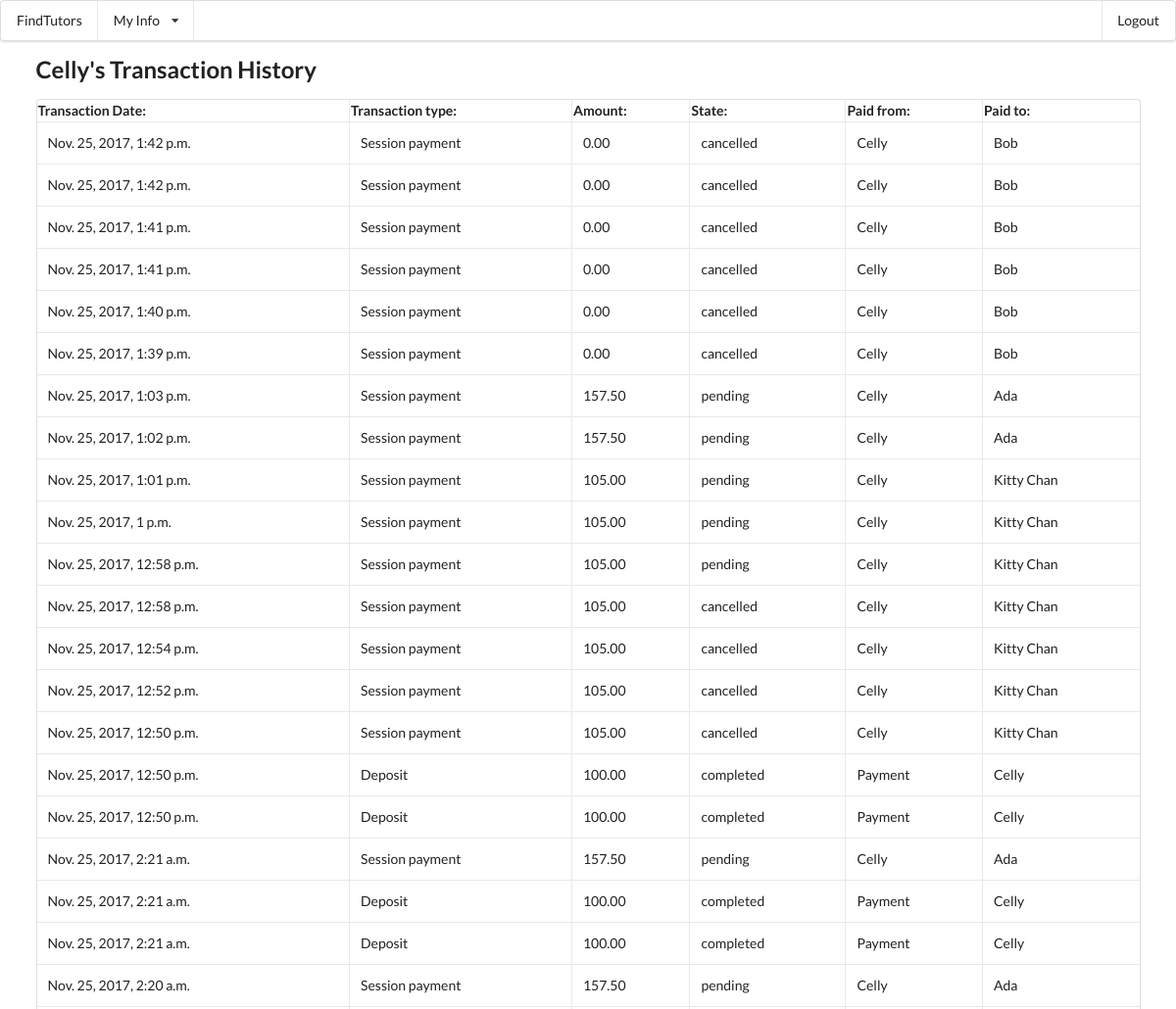
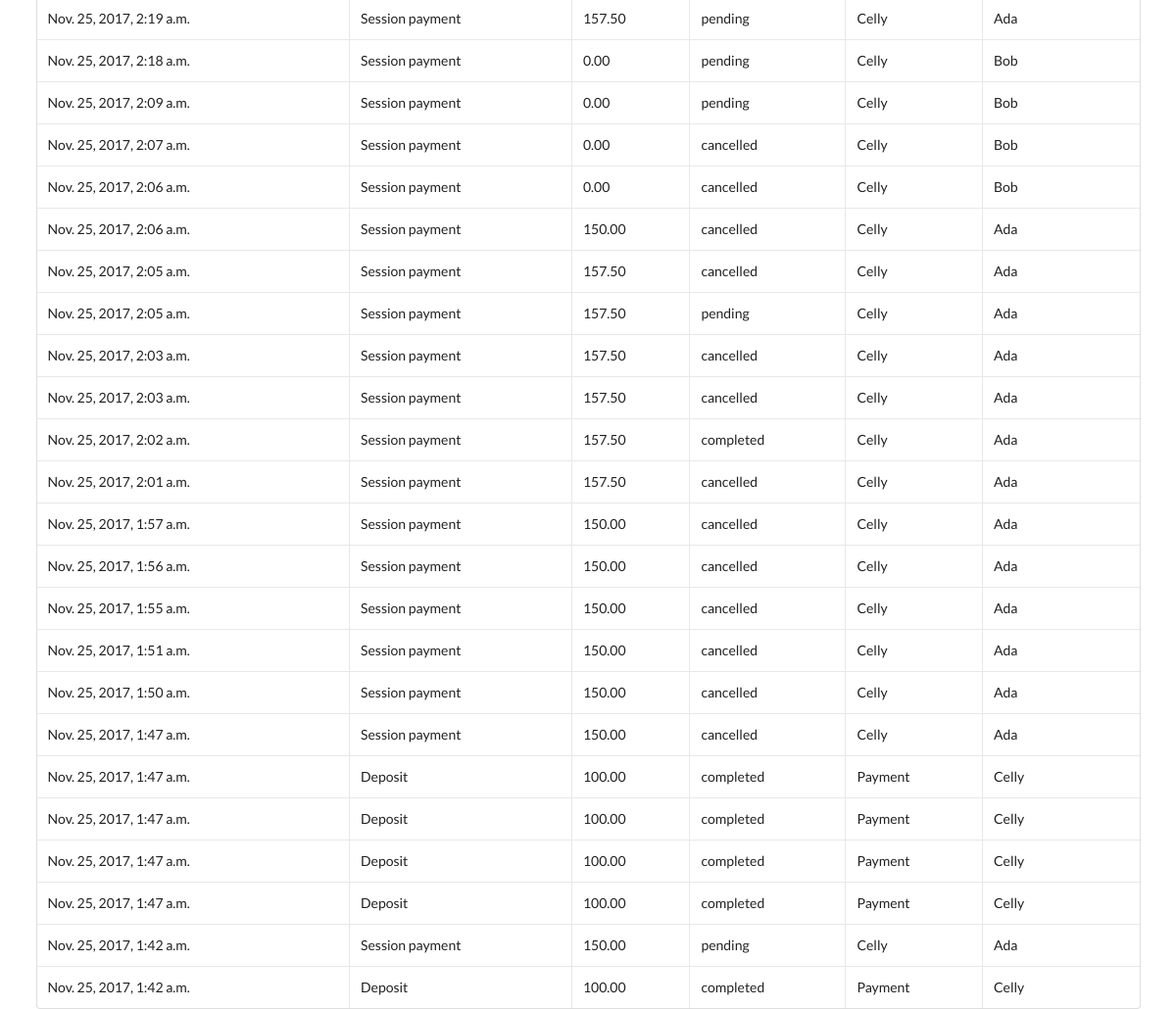
The app's page /main/viewTransaction (signed in) with its own data (2 pictures, top to bottom).
### mainApp/models.py (models this page shows, shortened)
class Transaction(models.Model):
	amount=models.DecimalField(max_digits=7, decimal_places=2,default=0)
	create_date=models.DateTimeField(auto_now_add=True)
	state=models.CharField(max_length=10,default='pending')#pending/completed/cancelled
	involved_session=models.OneToOneField(Session,null=True)
	payment_student=models.ForeignKey(Student)
	payment_tutor=models.ForeignKey(Tutor)

class Student(models.Model):
	user = models.OneToOneField(User, on_delete=models.CASCADE)
	phoneNumber=models.CharField(max_length=10)
	photo_url=models.CharField(max_length=30)
	def __str__ (self):
		return self.user.first_name

class Tutor(models.Model):
	phoneNumber=models.CharField(max_length=10)
	photo_url=models.CharField(max_length=30)
	user = models.OneToOneField(User, on_delete=models.CASCADE)
	tutor_type=models.CharField(max_length=8,default="Private")#Contract/Private
	university=models.CharField(max_length=60)
	teach_course_code=models.ManyToManyField(SubjectCode)
	subject_tag=models.CharField(max_length=60)
	hourly_rate=models.IntegerField(default=100)
	introduction=models.TextField(default="I love programming")
	activated=models.BooleanField(default=True)#profiles show to public or not
	avg_review=models.IntegerField(default=-1)
	def __str__ (self):
		return self.user.first_name

### mainApp/views_account.py (the view)
@login_required
def viewTransaction(request):
	name=request.user.first_name
	wallet=request.user.student.wallet
	return render(request, 'mainApp/viewTransaction.html', {'name': name,'transactions':wallet.transactions.filter(create_date__lte=datetime.now(timezone.utc)+timedelta(days=30)).order_by("-create_date") if wallet.transactions.count()>0 else None})

### mainApp/templates/mainApp/viewTransaction.html (shortened to what this page needs)
{% extends "mainApp/base.html" %}
{% block content %}
<h2>{{name}}'s Transaction History</h2>
{% if transactions %}
<table cellspacing="20" class="ui celled table">
	<tr>
		<th>
			Transaction Date:
		</th>
		<th>
			Transaction type:
		</th>
		<th>
			Amount:
		</th>
		<th>
			State:
		</th>
		<th>
			Paid from:
		</th>
		<th>
			Paid to:
		</th>
	</tr>
	{% for trans in transactions %}
	<tr>
		<td>
			<p>{{trans.create_date}}</p>
		</td>
		<td>
			<p>{% if trans.involved_session %}Session payment
			{% elif trans.amount > 0 %}Deposit
				{% else %} Withdrawl{% endif %}</p>
		</td>
		<td>
			<p>{{trans.amount}}</p>
		</td>
		<td>
			<p>{{trans.state}}</p>
		</td>
		{% if trans.involved_session or trans.amount < 0 %}
		<td>
			<p>{{trans.payment_student}}</p>
		</td>
		<td>
			<p>{{trans.payment_tutor}}</p>
		</td>
				{% else %}
		<td>
			<p>{{trans.payment_tutor}}</p>
		</td>
		<td>
			<p>{{trans.payment_student}}</p>
		</td>
		{% endif %}
	</tr>
	{% endfor %}
</table>
{% else %}
	<p>No transactions record</p>
{% endif %}
{% endblock %}

### records on screen
Transaction: shows "Session payment"
Transaction: shows "Session payment"
Transaction: shows "Session payment"
Transaction: shows "Session payment"
Transaction: shows "Session payment"
Transaction: shows "Session payment"
Transaction: shows "Session payment"
Transaction: shows "Session payment"
Transaction: shows "Session payment"
Transaction: shows "Session payment"
Transaction: shows "Session payment"
Transaction: shows "Session payment"
Transaction: shows "Session payment"
Transaction: shows "Session payment"
Transaction: shows "Session payment"
Transaction: shows "Deposit"
Transaction: shows "Deposit"
Transaction: shows "Session payment"
Transaction: shows "Deposit"
Transaction: shows "Deposit"
Transaction: shows "Session payment"
Transaction: shows "Session payment"
Transaction: shows "Session payment"
Transaction: shows "Session payment"
Transaction: shows "Session payment"
Transaction: shows "Session payment"
Transaction: shows "Session payment"
Transaction: shows "Session payment"
Transaction: shows "Session payment"
Transaction: shows "Session payment"
Transaction: shows "Session payment"
Transaction: shows "Session payment"
Transaction: shows "Session payment"
Transaction: shows "Session payment"
Transaction: shows "Session payment"
Transaction: shows "Session payment"
Transaction: shows "Session payment"
Transaction: shows "Session payment"
Transaction: shows "Session payment"
Transaction: shows "Deposit"
Transaction: shows "Deposit"
Transaction: shows "Deposit"
Transaction: shows "Deposit"
Transaction: shows "Session payment"
Transaction: shows "Deposit"

### other values on screen
{{ name }} "Celly"
